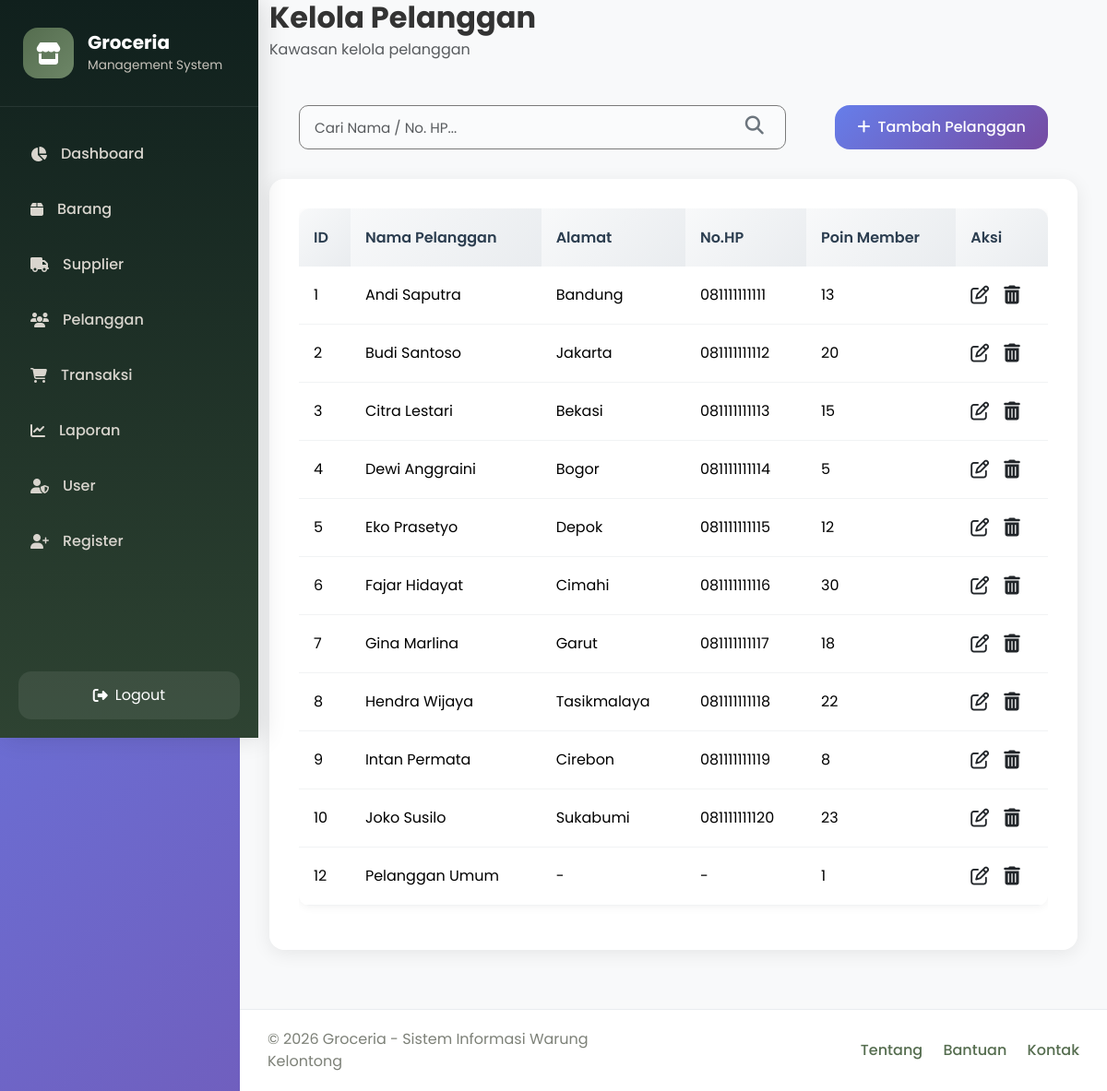
Page /pelanggan/index.php (signed in) on the committed database.
### tables this page shows
CREATE TABLE `pelanggan` (
  `id_pelanggan` int(11) NOT NULL,
  `nama_pelanggan` varchar(100) DEFAULT NULL,
  `alamat` text DEFAULT NULL,
  `no_hp` varchar(20) DEFAULT NULL,
  `poin_member` int(11) DEFAULT NULL
);

### pelanggan/index.php (the view, shortened to what this page needs)
<?php
require_once '../config/koneksi.php';
$role_sekarang = $_SESSION['role'];
$search_query = "";
$query = "SELECT * FROM pelanggan" . $search_query;
$result = mysqli_query($conn, $query);
?>
<!DOCTYPE html>
<html lang="id">
<head>
    <link href="https://cdn.jsdelivr.net/npm/bootstrap@5.3.3/dist/css/bootstrap.min.css" rel="stylesheet">
    <link href="https://cdnjs.cloudflare.com/ajax/libs/font-awesome/6.5.1/css/all.min.css" rel="stylesheet">
    <link href="../assets/css/style.css" rel="stylesheet">
</head>
<body>
    <div class="wrapper d-flex max-vh-100">
        <div>
            <?php include '../templates/sidebar.php'; ?>
        </div>
        <div class="main-content">
            <div class="content-body">
                <div class="mb-4">
                    <h2 class="fw-bold mb-1">Kelola Pelanggan</h2>
                    <p class="text-muted mb-3">Kawasan kelola pelanggan</p>
                        <div class="card-body p-4.5">
                            <div class="d-flex align-items-center justify-content-between gap-4 w-100">
                                <form action="" method="GET" class="flex-grow-1" style="max-width: 65%;">
                                    <div class="position-relative">
                                        <input type="text" name="cari" class="form-control" placeholder="Cari Nama / No. HP..."
                                                value="<?php echo isset($_GET['cari']) ? htmlspecialchars($_GET['cari']) : ''; ?>"
                                                style="border: 1px solid #7a7a7a; height: 48px;">
                                        <button type="submit" class="btn p-0 position-absolute end-0 top-50 translate-middle-y me-4 text-secondary border-0 bg-transparent">
                                            <i class="fa-solid fa-magnifying-glass fs-5"></i>
                                        </button>
                                    </div>
                                </form>
                                <a href="tambah.php" class="btn btn-primary rounded-4">
                                    <i class="fas fa-plus me-2"></i>Tambah Pelanggan
                                </a>
                            </div>
                        </div>
                        <div class="card border-0 rounded-4">
                            <div class="card-body">
                                <div class="table-responsive">
                                    <table class="table align-middle" >
                                        <thead>
                                            <tr>
                                            <th>ID</th>
                                            <th>Nama Pelanggan</th>
                                            <th>Alamat</th>
                                            <th>No.HP</th>
                                            <th>Poin Member</th>
                                            <th>Aksi</th>
                                            </tr>
                                        </thead>
                                        <tbody>
                                            <?php
                                            while ($row = mysqli_fetch_assoc($result)) {
                                            ?>
                                            <tr>
                                            <td><?php echo $row['id_pelanggan']; ?></td>
                                            <td><?php echo $row['nama_pelanggan']; ?></td>
                                            <td><?php echo $row['alamat']; ?></td>
                                            <td><?php echo $row['no_hp']; ?></td>
                                            <td><?php echo $row['poin_member']; ?></td>
                                            <td>
                                                <div class="d-flex align-items-center gap-3">
                                                    <a href="edit.php?id_pelanggan=<?php echo $row['id_pelanggan']; ?>"
                                                        class="text-dark fs-5 link-underline link-underline-opacity-0"
                                                        title="Edit Data">
                                                    <i class="fa-regular fa-pen-to-square"></i>
                                                    </a>
                                                        <?php if ($role_sekarang === 'admin') { ?>
                                                        <a href="hapus.php?id_pelanggan=<?php echo $row['id_pelanggan']; ?>"
                                                            onclick="return confirm('Ingin menghapus data ini?')"
                                                            class="text-dark fs-5 link-underline link-underline-opacity-0"
                                                            title="Hapus Data">
                                                        <i class="fa-solid fa-trash-can"></i>
                                                        </a>
                                                <?php }?>
                                            </div>
                                        </td>
                                    </tr>
                                    <?php } ?>
                                </tbody>
                            </table>
                        </div>
                    </div>
                </div>
            </div>
        </div>
        <?php include '../templates/footer.php'; ?>
    </div>
</body>
</html>

### assets/css/style.css (style rules this page uses)
* { margin: 0; padding: 0; box-sizing: border-box; }
body { font-family: 'Poppins', sans-serif; background: linear-gradient(135deg, #667eea 0%, #764ba2 100%); min-height: 100vh; color: #333; }
.wrapper { display: flex; min-height: 100vh; }
.main-content { flex: 1; margin-left: 260px; transition: all 0.3s ease; min-height: 100vh; background: #f8f9fa; }
.content-body { padding: 0 2rem 2rem; }
.card { background: white; border: none; border-radius: 16px; box-shadow: 0 4px 20px rgba(0,0,0,0.08); overflow: hidden; transition: all 0.3s ease; margin-bottom: 2rem; }
.card-body { padding: 2rem; }
.btn { border-radius: 10px; font-weight: 500; padding: 0.75rem 1.5rem; transition: all 0.3s ease; border: none; text-transform: none; }
.btn-primary { background: linear-gradient(135deg, #667eea 0%, #764ba2 100%); border: none; }
.table { background: white; border-radius: 12px; overflow: hidden; box-shadow: 0 2px 10px rgba(0,0,0,0.05); }
.table thead th { background: linear-gradient(135deg, #f8f9fa 0%, #e9ecef 100%); border: none; font-weight: 600; color: #2c3e50; padding: 1.2rem 1rem; }
.table tbody td { padding: 1rem; vertical-align: middle; border-color: #f1f3f4; }
.form-control, .form-select { border-radius: 10px; border: 2px solid #e9ecef; padding: 0.75rem 1rem; font-size: 0.95rem; transition: all 0.3s ease; background: #fafbfc; }
.card { animation: fadeInUp 0.6s ease forwards; }

### rows in the picture
pelanggan: id_pelanggan "1", nama_pelanggan "Andi Saputra", alamat "Bandung", no_hp "081111111111", poin_member "13"
pelanggan: id_pelanggan "2", nama_pelanggan "Budi Santoso", alamat "Jakarta", no_hp "081111111112", poin_member "20"
pelanggan: id_pelanggan "3", nama_pelanggan "Citra Lestari", alamat "Bekasi", no_hp "081111111113", poin_member "15"
pelanggan: id_pelanggan "4", nama_pelanggan "Dewi Anggraini", alamat "Bogor", no_hp "081111111114", poin_member "5"
pelanggan: id_pelanggan "5", nama_pelanggan "Eko Prasetyo", alamat "Depok", no_hp "081111111115", poin_member "12"
pelanggan: id_pelanggan "6", nama_pelanggan "Fajar Hidayat", alamat "Cimahi", no_hp "081111111116", poin_member "30"
pelanggan: id_pelanggan "7", nama_pelanggan "Gina Marlina", alamat "Garut", no_hp "081111111117", poin_member "18"
pelanggan: id_pelanggan "8", nama_pelanggan "Hendra Wijaya", alamat "Tasikmalaya", no_hp "081111111118", poin_member "22"
pelanggan: id_pelanggan "9", nama_pelanggan "Intan Permata", alamat "Cirebon", no_hp "081111111119", poin_member "8"
pelanggan: id_pelanggan "10", nama_pelanggan "Joko Susilo", alamat "Sukabumi", no_hp "081111111120", poin_member "23"
pelanggan: id_pelanggan "12", nama_pelanggan "Pelanggan Umum", alamat "-", no_hp "-", poin_member "1"
